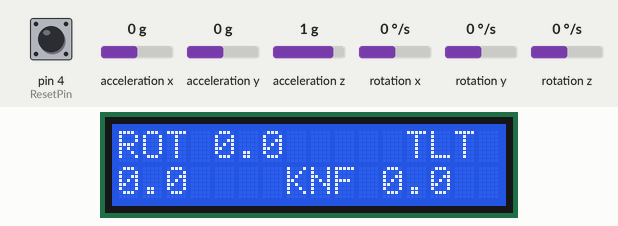
Simulated run of this sketch. Board: Arduino Uno, built with avr-gcc and run on an emulated ATmega328P. Shown: 16×2 character LCD. Wiring (inferred from the names in the program): MPU-6050 motion sensor at I2C address 0x69. Inputs (shaded band) come from the test bench; at power-on: rotation x 0 °/s, pin 4 (ResetPin) HIGH, acceleration x 0 g, acceleration y 0 g, rotation y 0 °/s, acceleration z 1 g, rotation z 0 °/s.

Above: at 9.3 s.
9.4 s: rotation x set to -192 °/s
At 9.65 s:
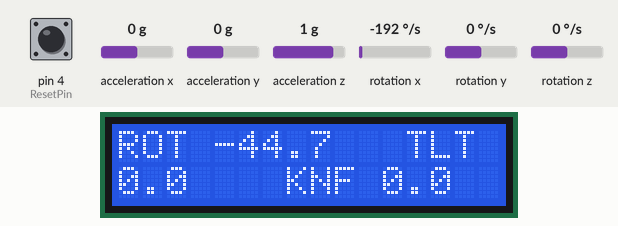
10.9 s: pin 4 (ResetPin) pulled LOW for 3.2 s
At 11.9 s:
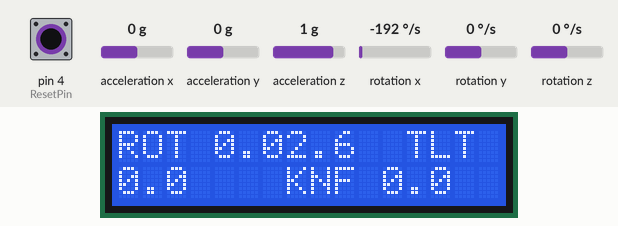
14.7 s: acceleration x set to -1.4 g
17.7 s: pin 4 (ResetPin) pulled LOW for 0.15 s
At 17.85 s:
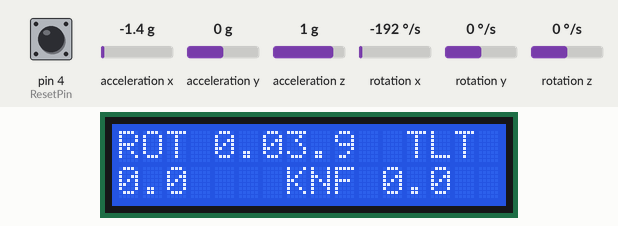
18.4 s: acceleration y set to -1.4 g
21.4 s: rotation y set to -192 °/s
At 21.47 s:
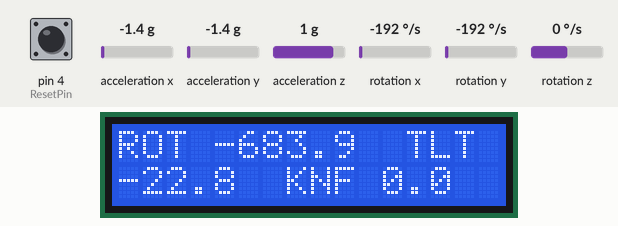

Measured:
- after the input at 9.4 s, the display: first changes after 0.09 s (image 1 shows a later state)

The sketch:

gizmo.ino
```cpp
/*
   Arduino and 2 * MPU6050 Accelerometers for ultramicrotome angle reading
   very bad code (but works) from Eric Hanssen and Phil Francis inspired from https://howtomechatronics.com/tutorials/arduino/arduino-and-mpu6050-accelerometer-and-gyroscope-tutorial/
   Ian Holmes Imaging Centre, Bio21 Institute, The University of Melbourne, Australia
   Gizmo v1.1
*/

#include <Wire.h>
#include <LiquidCrystal_I2C.h>
#include <MPU605069_tockn.h>
#include <MPU6050_tockn.h>
LiquidCrystal_I2C lcd(0x27,16,2);  // set the LCD address to 0x27 for a 16 chars and 2 line display

MPU605069 mpu1(Wire); //MPU6050 on sample chuck
MPU6050 mpu2(Wire); // MPU6050 I2C addresses on knife block
long timer = 0;

//Pushbutton definition start

#define ResetPin 4

int lastButtonState=0;
int currentButtonState;

float zeroX1=0;
float zeroY1=0;
float zeroZ2=0;


 // MPU6050 I2C address
float AccX, AccY, AccZ, AccX2, AccY2,AccZ2;
float GyroX, GyroY, GyroZ, GyroX2, GyroY2, GyroZ2;
float accAngleX, accAngleY, gyroAngleX, gyroAngleY, gyroAngleZ, accAngleX2, accAngleY2, gyroAngleX2, gyroAngleY2, gyroAngleZ2;
float roll, pitch, yaw, roll2, pitch2, yaw2, x1,y1,z1,x2,y2,z2;
float AccErrorX, AccErrorY, GyroErrorX, GyroErrorY, GyroErrorZ;
float elapsedTime, currentTime, previousTime;
int c = 0;

void setup() {
  pinMode(ResetPin, INPUT_PULLUP);    // initialise PushButton

  lcd.init();                      // initialize the lcd
  lcd.init();
  lcd.backlight();

  lcd.print("ROT");
  lcd.setCursor(12,0);
  lcd.print("TLT");
  lcd.setCursor(7,1);
  lcd.print("KNF");

  mpu1.begin();                      //MPU on 0x69 (sample)
  mpu1.calcGyroOffsets(true);
  mpu2.begin();                      //MPU on 0x68 (knife)
  mpu2.calcGyroOffsets(true);
}

//Reset button def starts
void ResetMPU6050(float x, float y, float z){
  //Center the Joystick at current position
  zeroX1=roll;
  zeroY1=pitch;
  zeroZ2=yaw2;
}
//Reset button def ends

void loop() {

  // === Read data === //
  //MPU1 sample
  mpu1.update();
  //MPU2 Knife
  mpu2.update();

  //=== calculate roll, pitch and yaw === //
  // Currently the raw values are in degrees per seconds, deg/s, so we need to multiply by seconds (s) to get the angle in degrees
  roll = mpu1.getGyroAngleX();
  pitch= mpu1.getGyroAngleY();
  yaw2 = mpu2.getGyroAngleZ();


  //define roll (Sample rotation), pitch (sample tilt) and yaw (knife rotation)
  roll = roll;
  pitch =pitch;
  yaw2=yaw2; //maybe remove

  //reset the values to zero on pressing Pushbutton
  if (!digitalRead(ResetPin)) {
  ResetMPU6050(roll,pitch,yaw);
  ResetMPU6050(roll2,pitch2,yaw2);
  }

  roll-=zeroX1;
  pitch-=zeroY1;
  yaw2-=zeroZ2;

	// Print a message to the LCD.

  lcd.setCursor(4,0);
  lcd.print(roll,1);

  lcd.setCursor(0,1);
  lcd.print(pitch,1);

  lcd.setCursor(11,1);
  lcd.print(yaw2,1);
  lcd.print("  ");

  //print angles to computer if needed
 /* Serial.print(" Xnorm = ");
  Serial.print(roll,1);
  Serial.print(" Ynorm = ");
  Serial.print(pitch,1);
  Serial.print(" Znorm = ");
  Serial.println(yaw2,1);*/

  delay(100);
}
```

MPU605069_tockn.h
```cpp
#ifndef MPU605069_TOCKN_H
#define MPU605069_TOCKN_H

#include "Arduino.h"
#include "Wire.h"

#define MPU605069_ADDR         0x69
#define MPU605069_SMPLRT_DIV   0x19
#define MPU605069_CONFIG       0x1a
#define MPU605069_GYRO_CONFIG  0x1b
#define MPU605069_ACCEL_CONFIG 0x1c
#define MPU605069_WHO_AM_I     0x75
#define MPU605069_PWR_MGMT_1   0x6b
#define MPU605069_TEMP_H       0x41
#define MPU605069_TEMP_L       0x42

class MPU605069{
  public:

  MPU605069(TwoWire &w);
  MPU605069(TwoWire &w, float aC, float gC);

  void begin();

  void setGyroOffsets(float x, float y, float z);

  void writeMPU605069(byte reg, byte data);
  byte readMPU605069(byte reg);

  int16_t getRawAccX(){ return rawAccX; };
  int16_t getRawAccY(){ return rawAccY; };
  int16_t getRawAccZ(){ return rawAccZ; };

  int16_t getRawTemp(){ return rawTemp; };

  int16_t getRawGyroX(){ return rawGyroX; };
  int16_t getRawGyroY(){ return rawGyroY; };
  int16_t getRawGyroZ(){ return rawGyroZ; };

  float getTemp(){ return temp; };

  float getAccX(){ return accX; };
  float getAccY(){ return accY; };
  float getAccZ(){ return accZ; };

  float getGyroX(){ return gyroX; };
  float getGyroY(){ return gyroY; };
  float getGyroZ(){ return gyroZ; };

	void calcGyroOffsets(bool console = false, uint16_t delayBefore = 1000, uint16_t delayAfter = 3000);

  float getGyroXoffset(){ return gyroXoffset; };
  float getGyroYoffset(){ return gyroYoffset; };
  float getGyroZoffset(){ return gyroZoffset; };

  void update();

  float getAccAngleX(){ return angleAccX; };
  float getAccAngleY(){ return angleAccY; };

  float getGyroAngleX(){ return angleGyroX; };
  float getGyroAngleY(){ return angleGyroY; };
  float getGyroAngleZ(){ return angleGyroZ; };

  float getAngleX(){ return angleX; };
  float getAngleY(){ return angleY; };
  float getAngleZ(){ return angleZ; };

  private:

  TwoWire *wire;

  int16_t rawAccX, rawAccY, rawAccZ, rawTemp,
  rawGyroX, rawGyroY, rawGyroZ;

  float gyroXoffset, gyroYoffset, gyroZoffset;

  float temp, accX, accY, accZ, gyroX, gyroY, gyroZ;

  float angleGyroX, angleGyroY, angleGyroZ,
  angleAccX, angleAccY, angleAccZ;

  float angleX, angleY, angleZ;

  float interval;
  long preInterval;

  float accCoef, gyroCoef;
};

#endif
```
